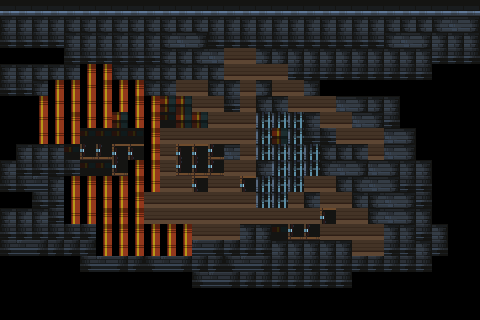

A level layout from a 2D game, rendered from its tile map. Below: a short description, then the map file with its tile-grid data intact:
An orthogonal 30x20 tile map with 16x16 px tiles, 1 tile layer (Tile Layer 1).

<map version="1.10" tiledversion="1.10.0" orientation="orthogonal" renderorder="right-down" width="30" height="20" tilewidth="16" tileheight="16" infinite="0" nextlayerid="2" nextobjectid="1">
 <tileset firstgid="1" name="dungeon" tilewidth="16" tileheight="16" tilecount="625" columns="25">
  <image source="../tilesets/Pixel Crawler - FREE - 1.8/Environment/Dungeon Prison/Assets/Tiles.png" width="400" height="400" />
 </tileset>
 <layer id="1" name="Tile Layer 1" width="30" height="20">
  <data encoding="csv">
1,1,1,1,1,1,1,1,1,1,1,1,1,1,1,1,1,1,1,1,1,1,1,1,1,1,1,1,1,1,
26,26,26,26,26,26,26,26,26,26,26,26,26,26,26,26,26,26,26,26,26,26,26,26,26,26,26,26,27,28,
51,51,51,51,26,26,26,26,26,26,26,27,28,51,51,51,51,51,51,51,51,51,51,51,26,27,28,28,28,28,
0,0,0,0,51,51,51,51,51,51,26,26,26,27,69,69,28,28,28,28,28,28,28,28,28,28,28,53,53,53,
26,26,26,26,26,256,256,26,26,26,26,26,26,26,69,69,69,69,53,53,53,53,53,53,53,53,53,0,0,0,
51,51,26,256,256,281,256,256,256,26,26,69,69,26,26,69,28,69,69,28,0,0,0,0,0,0,0,0,0,0,
0,0,256,281,281,281,281,281,256,256,157,157,69,69,51,69,26,26,69,69,69,27,28,28,28,0,0,0,0,0,
0,0,281,281,256,281,281,157,281,256,182,157,157,69,69,69,203,203,203,26,69,69,27,28,53,0,0,0,0,0,
0,0,281,281,281,182,182,182,182,256,69,69,69,69,69,69,203,157,203,51,51,69,69,69,27,28,0,0,0,0,
0,26,26,26,182,183,183,158,158,256,69,158,158,183,27,69,203,203,203,203,26,26,26,69,27,28,0,0,0,0,
26,51,51,51,51,182,182,183,256,256,69,183,183,183,69,69,26,203,203,203,26,27,28,27,28,28,28,0,0,0,
51,51,52,26,256,256,256,256,256,281,69,69,158,69,69,158,203,203,203,69,69,26,26,27,28,53,53,0,0,0,
0,0,51,51,281,281,281,281,256,69,69,69,69,69,69,69,203,203,69,26,69,69,26,26,27,28,53,0,0,0,
26,26,26,51,281,281,256,256,256,69,69,69,69,69,69,69,69,69,69,69,158,69,69,26,27,28,28,0,0,0,
51,51,51,51,51,51,256,256,256,256,256,256,69,69,69,28,28,182,183,183,69,69,69,69,28,28,53,28,0,0,
51,52,53,53,53,53,281,281,281,281,281,281,52,53,53,53,53,28,28,28,28,28,69,69,53,53,28,53,0,0,
0,0,0,0,0,51,52,53,53,51,52,53,53,53,51,52,53,53,53,53,53,53,53,53,53,53,53,0,0,0,
0,0,0,0,0,0,0,0,0,0,0,0,51,52,53,53,53,53,53,53,53,53,0,0,0,0,0,0,0,0,
0,0,0,0,0,0,0,0,0,0,0,0,0,0,0,0,0,0,0,0,0,0,0,0,0,0,0,0,0,0,
0,0,0,0,0,0,0,0,0,0,0,0,0,0,0,0,0,0,0,0,0,0,0,0,0,0,0,0,0,0
</data>
 </layer>
</map>
